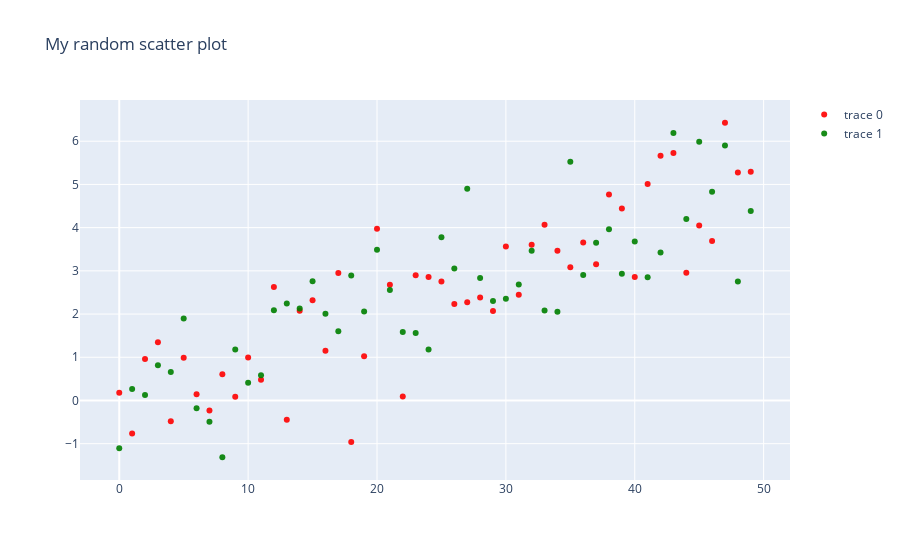

Here is the notebook cell this chart was saved with:
### Code cell
# plot with add_trace(go.Scatter)

fig = go.Figure()
fig.add_trace(go.Scatter(x=x, y=y1, mode='markers', opacity=0.9, line=dict(color="red")))
fig.add_trace(go.Scatter(x=x, y=y2, mode='markers', opacity=0.9, line=dict(color="green")))
fig.layout.title = 'My random scatter plot'

fig.show()

### Figure 1 — Plotly figure (JSON) as saved in the notebook; plotly's stock layout.template omitted (floating-point values rounded to 4 significant figures)
{"data": [{"line": {"color": "red"}, "mode": "markers", "opacity": 0.9, "type": "scatter", "x": [0, 1, 2, 3, 4, 5, 6, 7, 8, 9, 10, 11, 12, 13, 14, 15, 16, 17, 18, 19, 20, 21, 22, 23, 24, 25, 26, 27, 28, 29, 30, 31, 32, 33, 34, 35, 36, 37, 38, 39, 40, 41, 42, 43, 44, 45, 46, 47, 48, 49], "y": [0.1803, -0.7647, 0.9614, 1.346, -0.4807, 0.986, 0.1439, -0.2312, 0.6078, 0.08756, 0.9957, 0.4817, 2.623, -0.4462, 2.075, 2.319, 1.153, 2.953, -0.9613, 1.023, 3.972, 2.679, 0.09462, 2.899, 2.856, 2.754, 2.231, 2.272, 2.381, 2.071, 3.562, 2.446, 3.607, 4.067, 3.465, 3.086, 3.657, 3.151, 4.768, 4.445, 2.858, 5.01, 5.665, 5.725, 2.958, 4.049, 3.691, 6.428, 5.274, 5.293]}, {"line": {"color": "green"}, "mode": "markers", "opacity": 0.9, "type": "scatter", "x": [0, 1, 2, 3, 4, 5, 6, 7, 8, 9, 10, 11, 12, 13, 14, 15, 16, 17, 18, 19, 20, 21, 22, 23, 24, 25, 26, 27, 28, 29, 30, 31, 32, 33, 34, 35, 36, 37, 38, 39, 40, 41, 42, 43, 44, 45, 46, 47, 48, 49], "y": [-1.106, 0.267, 0.1247, 0.817, 0.6605, 1.897, -0.1782, -0.4942, -1.314, 1.183, 0.413, 0.5862, 2.088, 2.244, 2.126, 2.761, 2.008, 1.604, 2.892, 2.058, 3.49, 2.559, 1.584, 1.562, 1.178, 3.78, 3.052, 4.901, 2.832, 2.301, 2.354, 2.686, 3.467, 2.083, 2.056, 5.523, 2.904, 3.648, 3.964, 2.934, 3.679, 2.854, 3.427, 6.191, 4.201, 5.985, 4.829, 5.902, 2.755, 4.388]}], "layout": {"title": {"text": "My random scatter plot"}}}
